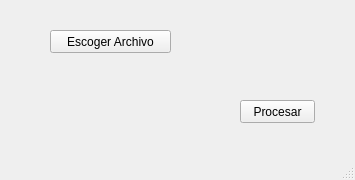
<?xml version="1.0" encoding="UTF-8"?>
<ui version="4.0">
 <class>MainWindow</class>
 <widget class="QMainWindow" name="MainWindow">
  <property name="geometry">
   <rect>
    <x>0</x>
    <y>0</y>
    <width>355</width>
    <height>180</height>
   </rect>
  </property>
  <property name="windowTitle">
   <string>MainWindow</string>
  </property>
  <widget class="QWidget" name="centralwidget">
   <widget class="QPushButton" name="pushButton">
    <property name="geometry">
     <rect>
      <x>240</x>
      <y>100</y>
      <width>75</width>
      <height>23</height>
     </rect>
    </property>
    <property name="text">
     <string>Procesar</string>
    </property>
   </widget>
   <widget class="QPushButton" name="BotonEscogerArchivo">
    <property name="geometry">
     <rect>
      <x>50</x>
      <y>30</y>
      <width>121</width>
      <height>23</height>
     </rect>
    </property>
    <property name="text">
     <string>Escoger Archivo</string>
    </property>
   </widget>
  </widget>
  <widget class="QMenuBar" name="menubar">
   <property name="geometry">
    <rect>
     <x>0</x>
     <y>0</y>
     <width>355</width>
     <height>21</height>
    </rect>
   </property>
  </widget>
  <widget class="QStatusBar" name="statusbar"/>
 </widget>
 <resources/>
 <connections/>
</ui>
